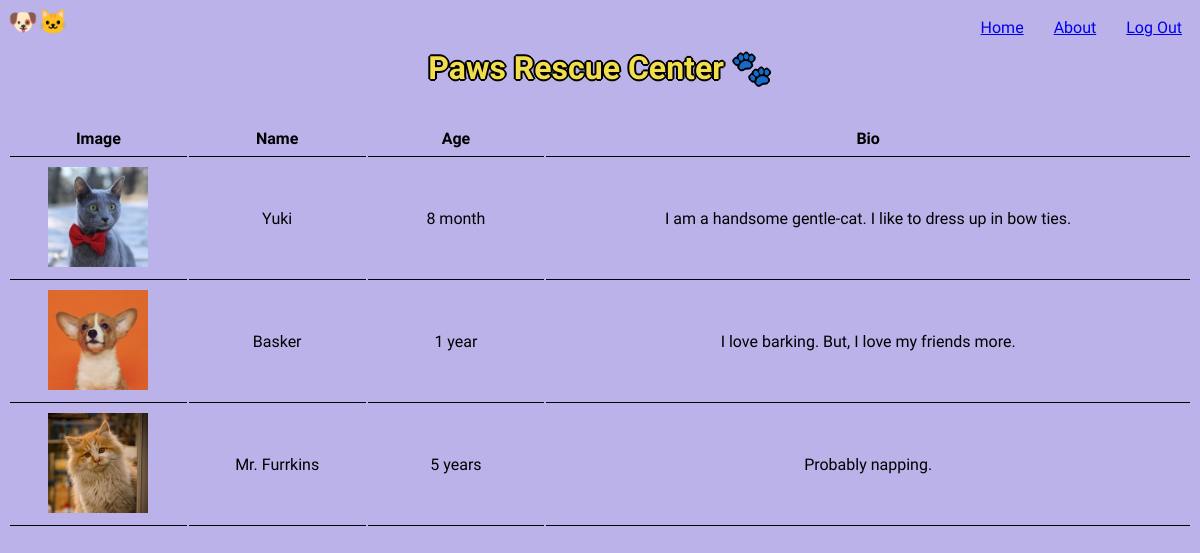
Screenshot of / (signed in) with the database file from the repository.
### app.py (models this page shows)
class Pet(db.Model):
    id = db.Column(db.Integer,primary_key=True,unique=True,nullable=False)
    name = db.Column(db.String,unique=True,nullable=False)
    age = db.Column(db.Integer)
    bio = db.Column(db.String(300))
    posted_by = db.Column(db.String,db.ForeignKey('user.id'))

### app.py (the view)
@app.route('/')
def home():
    all_pets=Pet.query.all()
    return render_template("home.html",pets=all_pets);

### templates/home.html (shortened to what this page needs)
{% extends "base.html" %}
{%block body%}
<h1 id="title" style="text-align: center;">Paws Rescue Center 🐾</h1>
    <table>
        <head>
            <tr style="font-weight: bolder;">
                <td>
                    Image
                </td>
                <td>
                    Name
                </td>
                <td>
                    Age
                </td>
                <td>
                    Bio
                </td>
            </tr>
        </head>
        <body>
            {% for i in pets %}
            <tr>
                <td>
                    <img width="100" src="{{url_for('static',filename=i['id']|string +'.jpg')}}">
                </td>
                <td>
                    {{i.name}}
                </td>
                <td>
                    {{i.age}}
                </td>
                <td>
                    {{i.bio}}
                </td>
            </tr>
            {% endfor %}
        </body>
    </table>
{%endblock%}

### static/style.css (style rules this page uses)
* { font-family: 'Lilita One', cursive; }
#title { padding: 10px; color: #F2DE4B; text-shadow: 2px 0 0 rgb(0, 0, 0), -2px 0 0 rgb(0, 0, 0), 0 2px 0 rgb(0, 0, 0), 0 -2px 0 rgb(0, 0, 0), 1px 1px rgb(0, 0, 0), -1px -1px 0 rgb(0, 0, 0), 1px -1px 0 rgb(0, 0, 0), -1px 1px 0 rgb(0, 0, 0); }
body { background: #bbb2e9; }
table { width: 100%; text-align: center; white-space: initial; table-layout:auto; }
th, td { padding: 8px; border-bottom: 1px solid rgb(0, 0, 0); text-decoration: solid; min-width: 100px; }

### rows the page displays
Pet: shows a picture, name "Yuki", age "8 month", bio "I am a handsome gentle-cat. I like to dress up in bow ties."
Pet: shows a picture, name "Basker", age "1 year", bio "I love barking. But, I love my friends more."
Pet: shows a picture, name "Mr. Furrkins", age "5 years", bio "Probably napping."
